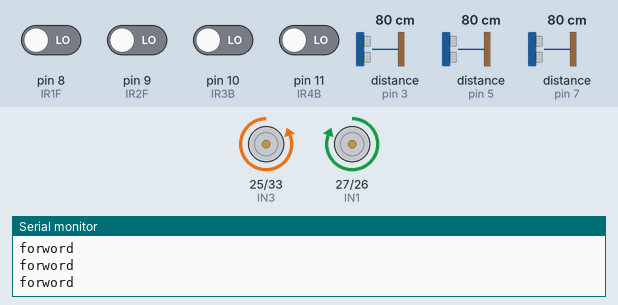
A sketch run on a simulated Arduino Mega 2560, built with avr-gcc and run on an emulated ATmega2560. Parts: motor-driver pin pairs drawn as motors (green arrow = first pin HIGH = forward, orange = second pin HIGH = backward, longer = more drive), the last lines printed to the serial monitor. Wiring (inferred from the names in the program): 3 × ultrasonic range finder: trigger pin 2, echo pin 3 / trigger pin 4, echo pin 5 / trigger pin 6, echo pin 7. The inputs (shaded band) are chosen by the test bench; at power-on: pin 8 (IR1F), pin 9 (IR2F), pin 10 (IR3B), pin 11 (IR4B) LOW, distance to the obstacle (sensors on pin 5, pin 3, pin 7) 80 cm. The echo pulse lasts 58.3 µs per cm.

Above: at 1.2 s.
1.3 s: distance to the obstacle (sensor on pin 5) set to 97 cm
2.8 s: distance to the obstacle (sensor on pin 5) set to 105 cm
At 3.6 s:
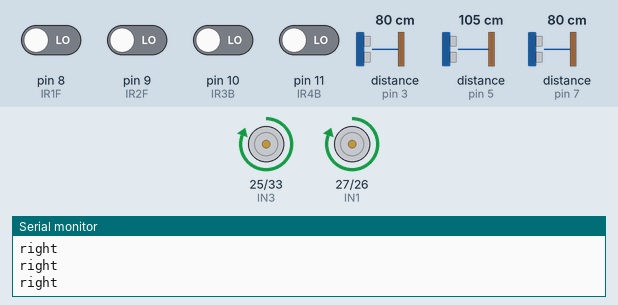
4.3 s: distance to the obstacle (sensor on pin 3) set to 99 cm
5.8 s: distance to the obstacle (sensor on pin 3) set to 105 cm
At 7.0 s:
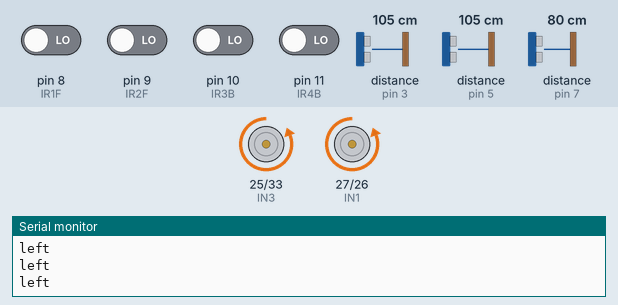
7.3 s: pin 8 (IR1F) driven HIGH
At 7.7 s:
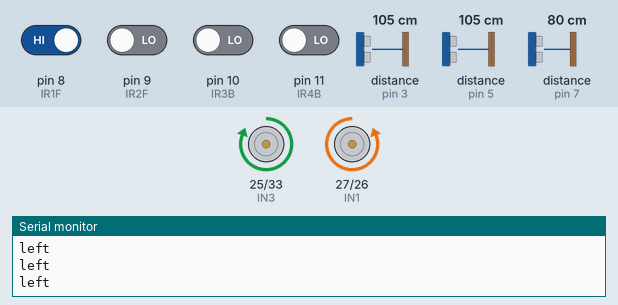
10.3 s: distance to the obstacle (sensor on pin 7) set to 98 cm
13.3 s: distance to the obstacle (sensor on pin 7) set to 105 cm
At 13.9 s:
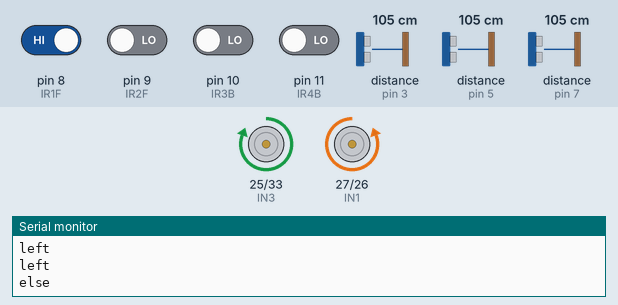
Timing chart, 0 to 17.3 s (numbered marks = the images above; inputs shaded):
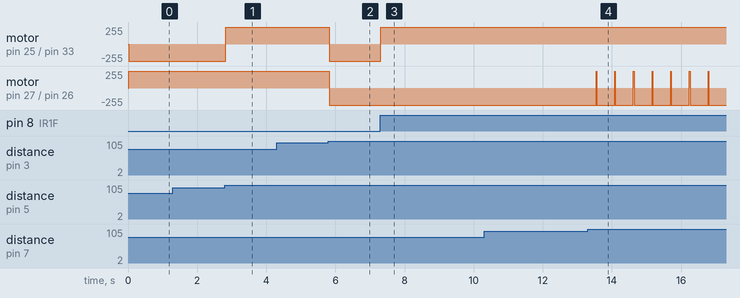

The sketch:

Somo_project.ino
```cpp
# define trigPinF 4
# define echoPinF 5
# define trigPinR 2
# define echoPinR 3
# define trigPinL 6
# define echoPinL 7

# define IR1F 8
# define IR2F 9
# define IR3B 10
# define IR4B 11

# define IN1 27
# define IN2 26
# define IN3 25
# define IN4 33

long durationF, distanceF, durationR, distanceR, durationL, distanceL,  state_IR1F, state_IR2F, state_IR3B, state_IR4B;

void setup() {
  Serial.begin(9600);
  pinMode(trigPinF, OUTPUT);
  pinMode(echoPinF, INPUT);
  pinMode(trigPinR, OUTPUT);
  pinMode(echoPinR, INPUT);
  pinMode(trigPinL, OUTPUT);
  pinMode(echoPinL, INPUT);

  pinMode(IR1F, INPUT);
  pinMode(IR2F, INPUT);
  pinMode(IR3B, INPUT);
  pinMode(IR4B, INPUT);

  pinMode(IN1, OUTPUT);
  pinMode(IN2, OUTPUT);
  pinMode(IN3, OUTPUT);
  pinMode(IN4, OUTPUT);
}

void loop() {

  state_IR1F = digitalRead(IR1F);
  state_IR2F = digitalRead(IR2F);
  state_IR3B = digitalRead(IR3B);
  state_IR4B = digitalRead(IR4B);

  if (state_IR1F == 1 || state_IR2F == 1){

    backword();
    delay(500);
  }
  else if (state_IR3B == 1 || state_IR4B == 1){
    forward();
    delay(500);
  }

  digitalWrite(trigPinF, LOW);
  delayMicroseconds(2);
  digitalWrite(trigPinF, HIGH);
  delayMicroseconds(10);
  digitalWrite(trigPinF, LOW);

  durationF = pulseIn(echoPinF, HIGH);
  distanceF = durationF * 0.034 / 2;


  digitalWrite(trigPinR, LOW);
  delayMicroseconds(2);
  digitalWrite(trigPinR, HIGH);
  delayMicroseconds(10);
  digitalWrite(trigPinR, LOW);

  durationR = pulseIn(echoPinR, HIGH);
  distanceR = durationR * 0.034 / 2;


  digitalWrite(trigPinL, LOW);
  delayMicroseconds(2);
  digitalWrite(trigPinL, HIGH);
  delayMicroseconds(10);
  digitalWrite(trigPinL, LOW);

  durationL = pulseIn(echoPinL, HIGH);
  distanceL = durationL * 0.034 / 2;


  if (distanceF <= 100){
    Serial.println("forword");
    forward();
  }
  else if (distanceR <= 100){
    Serial.println("right");
    right();
  }
  else if (distanceL <= 100){
    Serial.println("left");
    left();
  }
  else{
    Serial.print("else");
      for ( ; ; ){
      right();

      state_IR1F = digitalRead(IR1F);
      state_IR2F = digitalRead(IR2F);
      state_IR3B = digitalRead(IR3B);
      state_IR4B = digitalRead(IR4B);


      digitalWrite(trigPinF, LOW);
      delayMicroseconds(2);
      digitalWrite(trigPinF, HIGH);
      delayMicroseconds(10);
      digitalWrite(trigPinF, LOW);
	    durationF = pulseIn(echoPinF, HIGH);
      distanceF = durationF * 0.034 / 2;

      digitalWrite(trigPinR, LOW);
      delayMicroseconds(2);
      digitalWrite(trigPinR, HIGH);
      delayMicroseconds(10);
      digitalWrite(trigPinR, LOW);
	    durationR = pulseIn(echoPinR, HIGH);
      distanceR = durationR * 0.034 / 2;

      digitalWrite(trigPinL, LOW);
      delayMicroseconds(2);
      digitalWrite(trigPinL, HIGH);
      delayMicroseconds(10);
      digitalWrite(trigPinL, LOW);
	    durationL = pulseIn(echoPinL, HIGH);
      distanceL = durationL * 0.034 / 2;

      if( distanceF <=100 || distanceR <= 100 || distanceL <= 100 || state_IR1F == 1 || state_IR2F == 1 || state_IR3B == 1 || state_IR4B == 1){
        break;
      }
    }
  }

}

void forward()
{
digitalWrite(IN1, HIGH);
digitalWrite(IN2, LOW);
digitalWrite(IN3, LOW);
digitalWrite(IN4, HIGH);

}

void backword()
{
digitalWrite(IN1, LOW);
digitalWrite(IN2, HIGH);
digitalWrite(IN3, HIGH);
digitalWrite(IN4, LOW);

}

void left()
{
digitalWrite(IN1, LOW);
digitalWrite(IN2, HIGH);
digitalWrite(IN3, LOW);
digitalWrite(IN4, HIGH);

}

void right()
{
digitalWrite(IN1, HIGH);
digitalWrite(IN2, LOW);
digitalWrite(IN3, HIGH);
digitalWrite(IN4, LOW);

}

void stopp()
{
digitalWrite(IN1, LOW);
digitalWrite(IN2, LOW);
digitalWrite(IN3, LOW);
digitalWrite(IN4, LOW);

}
```

Measured:
- the behaviour switches between 102 and 103 cm on distance to the obstacle (sensor on pin 5) (found by bisection; images 0 and 1)
- the behaviour switches between 101 and 102 cm on distance to the obstacle (sensor on pin 3) (found by bisection; images 1 and 2)
- the behaviour switches between 101 and 102 cm on distance to the obstacle (sensor on pin 7) (found by bisection; images 3 and 4)
- after the input at 2.8 s, motor on pin 25 (IN3) / pin 33 (IN4): backward 255/255 → forward 255/255 at once
- after the input at 5.8 s, motor on pin 25 (IN3) / pin 33 (IN4), motor on pin 27 (IN1) / pin 26 (IN2): forward 255/255 → backward 255/255 at once
- after the input at 7.3 s, motor on pin 25 (IN3) / pin 33 (IN4): backward 255/255 → forward 255/255 at once
- after the input at 13.3 s, motor on pin 27 (IN1) / pin 26 (IN2): alternates forward 255/255 for 0.02 s and backward 255/255 for 0.52 s, starting after 0.24 s
